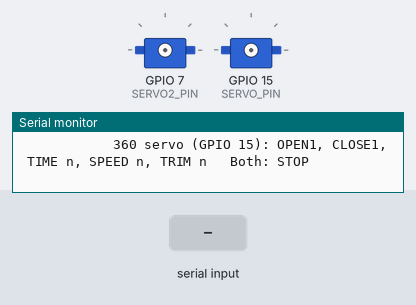
A sketch run on a simulated ESP32-S3. Shown: 2 × servo, the last lines printed to the serial monitor. The test bench sets the inputs (shaded band). Servo pulses on a pin are drawn as a servo (544–2400 µs = 0–180°).

Above: at 2.2 s.
2.3 s: "OPEN\n" received over Serial
3.8 s: "CLOSE\n" received over Serial
At 5.0 s:
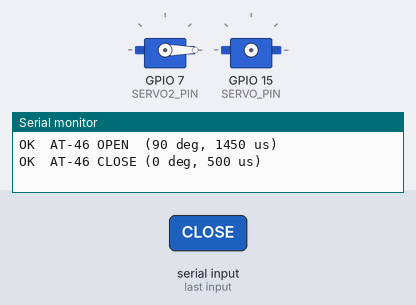
5.3 s: "CLOSE1\n" received over Serial
At 6.8 s:
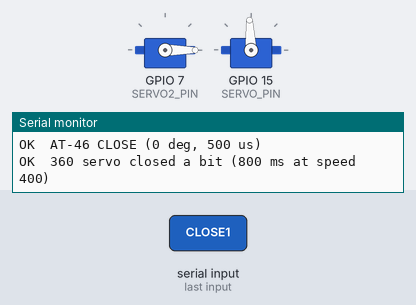
7.6 s: "OPEN1\n" received over Serial
At 7.9 s:
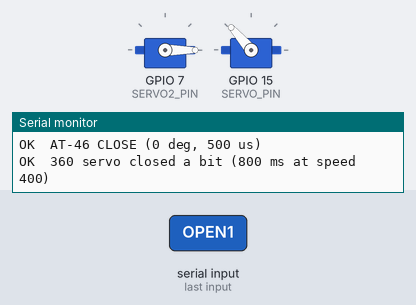
9.9 s: "ANGLE 90\n" received over Serial
At 10.9 s:
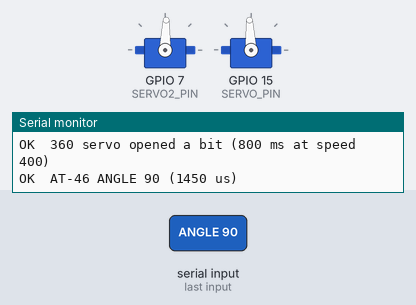
11.4 s: "TRIM 90\n" received over Serial
At 12.0 s:
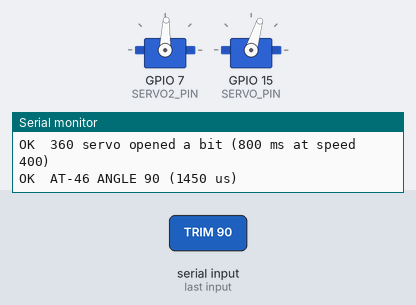
Timing chart, 0 to 13.9 s (numbered marks = the images above; inputs shaded):
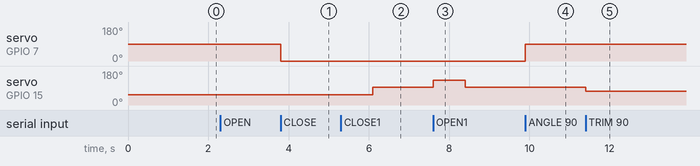

The sketch:

ServoTest.ino
```cpp
// Servo test for the two HawkerFlow damper servos
//   Servo 2: Airtecnic AT-46, normal 180-degree servo (works like an MG90S) -> GPIO 7
//            OPEN = 90 degrees, CLOSE = 0 degrees
//   Servo 1: 360-degree (continuous rotation) damper flap                    -> GPIO 15
// Wiring (both servos):
//   Servo brown/black -> GND (common with ESP32 GND)
//   Servo red         -> 5V from buck converter (or L298 "+5V" pin with 12V battery on)
//                        -- NOT the ESP32 3V3
//   Servo orange      -> GPIO 7 (AT-46) / GPIO 15 (360 servo)
// No library needed (drives the servos with the ESP32's own PWM, same as HawkerFlow.ino:
// servo 1 on LEDC channel 4, servo 2 on channel 5).
// Tools -> USB CDC On Boot -> Disabled (so you see the output on COM6)
//
// Serial Monitor (115200, "Newline"):
//  AT-46 (GPIO 7):
//   OPEN        -> go to OPEN_DEG  (90 degrees) and hold it there
//   CLOSE       -> go to CLOSE_DEG (0 degrees)  and hold it there
//   ANGLE n     -> go to any angle 0..180 (to find good OPEN/CLOSE values)
//  360 servo (GPIO 15) - it can't go to an angle, it only spins for a short time:
//   OPEN1       -> one small turn in the opening direction
//   CLOSE1      -> one small turn in the closing direction
//   TIME n      -> how long a small turn lasts, in ms (e.g. TIME 200)
//   SPEED n     -> spin speed 50..500 (e.g. SPEED 100 = slower)
//   TRIM n      -> hold the "stop" pulse n us (try 1500, 1480, 1520...) for 2 s.
//                  Use it if the servo creeps instead of standing still.
//  Both:
//   STOP        -> stop sending pulses to both servos (AT-46 goes limp)
// Copy the AT-46 angles into SERVO2_OPEN_DEG / SERVO2_CLOSED_DEG in HawkerFlow.ino,
// and TIME / SPEED / stop value into TURN_MS / SERVO_SPEED_US / SERVO_STOP_US.

#define SERVO_PIN  15   // servo 1: 360-degree damper flap
#define SERVO2_PIN 7    // servo 2: Airtecnic AT-46 (180-degree, like an MG90S)

// AT-46 positions
const int OPEN_DEG  = 90;
const int CLOSE_DEG = 0;

// 360 servo settings
int SERVO_STOP_US  = 1500;
int SERVO_SPEED_US = 400;
int TURN_MS        = 800;
int CLOSE_DIR      = -1;

void servoPulse(int pin, int us) {   // 50 Hz, 14-bit; us = 0 -> no pulses (idle)
  ledcWrite(pin, (uint32_t)us * 16384UL / 20000UL);
}

// Same angle -> pulse mapping as HawkerFlow.ino (0 deg = 500 us, 180 deg = 2400 us)
int degToUs(int deg) { return 500 + (long)constrain(deg, 0, 180) * 1900 / 180; }

// Like servo.write(deg) on an MG90S: go to the angle and KEEP holding it.
void at46Write(int deg) {
  servoPulse(SERVO2_PIN, degToUs(deg));
}

void spin(int dir, int ms) {
  servoPulse(SERVO_PIN, SERVO_STOP_US + dir * SERVO_SPEED_US);
  delay(ms);
  servoPulse(SERVO_PIN, SERVO_STOP_US);
  delay(100);
  servoPulse(SERVO_PIN, 0);
}

void setup() {
  Serial.begin(115200);
  delay(1000);
  if (!ledcAttachChannel(SERVO_PIN, 50, 14, 4))  Serial.println("FAIL: servo 1 (GPIO 15) PWM setup");
  if (!ledcAttachChannel(SERVO2_PIN, 50, 14, 5)) Serial.println("FAIL: servo 2 (GPIO 7) PWM setup");
  servoPulse(SERVO_PIN, 0);    // 360 servo does not move at start-up
  servoPulse(SERVO2_PIN, 0);   // AT-46 waits for OPEN / CLOSE
  Serial.println("Servo test. AT-46 (GPIO 7): OPEN (90), CLOSE (0), ANGLE n");
  Serial.println("            360 servo (GPIO 15): OPEN1, CLOSE1, TIME n, SPEED n, TRIM n   Both: STOP");
}

void loop() {
  if (!Serial.available()) return;
  String line = Serial.readStringUntil('\n');
  line.trim();
  line.toUpperCase();

  // ---- AT-46 ----
  if (line == "OPEN") {
    at46Write(OPEN_DEG);
    Serial.printf("OK  AT-46 OPEN  (%d deg, %d us)\n", OPEN_DEG, degToUs(OPEN_DEG));
  } else if (line == "CLOSE") {
    at46Write(CLOSE_DEG);
    Serial.printf("OK  AT-46 CLOSE (%d deg, %d us)\n", CLOSE_DEG, degToUs(CLOSE_DEG));
  } else if (line.startsWith("ANGLE ")) {
    int deg = constrain(line.substring(6).toInt(), 0, 180);
    at46Write(deg);
    Serial.printf("OK  AT-46 ANGLE %d (%d us)\n", deg, degToUs(deg));

  // ---- 360 servo ----
  } else if (line == "CLOSE1") {
    spin(CLOSE_DIR, TURN_MS);
    Serial.printf("OK  360 servo closed a bit (%d ms at speed %d)\n", TURN_MS, SERVO_SPEED_US);
  } else if (line == "OPEN1") {
    spin(-CLOSE_DIR, TURN_MS);
    Serial.printf("OK  360 servo opened a bit (%d ms at speed %d)\n", TURN_MS, SERVO_SPEED_US);
  } else if (line.startsWith("TIME ")) {
    TURN_MS = constrain(line.substring(5).toInt(), 20, 3000);
    Serial.printf("OK  TURN_MS = %d\n", TURN_MS);
  } else if (line.startsWith("SPEED ")) {
    SERVO_SPEED_US = constrain(line.substring(6).toInt(), 50, 500);
    Serial.printf("OK  SERVO_SPEED_US = %d\n", SERVO_SPEED_US);
  } else if (line.startsWith("TRIM ")) {
    SERVO_STOP_US = constrain(line.substring(5).toInt(), 1300, 1700);
    spin(0, 2000);   // hold the stop pulse - the 360 servo should NOT turn
    Serial.printf("OK  SERVO_STOP_US = %d (did it stay still?)\n", SERVO_STOP_US);

  // ---- both ----
  } else if (line == "STOP") {
    servoPulse(SERVO_PIN, 0);
    servoPulse(SERVO2_PIN, 0);
    Serial.println("OK  both stopped");
  } else if (line.length() > 0) {
    Serial.println("ERR  use: OPEN | CLOSE | ANGLE 45 | OPEN1 | CLOSE1 | TIME 300 | SPEED 150 | TRIM 1500 | STOP");
  }
}
```

Measured:
- after the input at 3.8 s, servo on GPIO 7 (SERVO2_PIN): 88° → 0° at once
- after the input at 5.3 s, servo on GPIO 15 (SERVO_PIN): 54° → 93° after 0.80 s
- after the input at 7.6 s, servo on GPIO 15 (SERVO_PIN): 93° → 131° at once, → 93° 0.80 s later
- after the input at 9.9 s, servo on GPIO 7 (SERVO2_PIN): 0° → 88° at once
- after the input at 11.4 s, servo on GPIO 15 (SERVO_PIN): 93° → 73° at once
